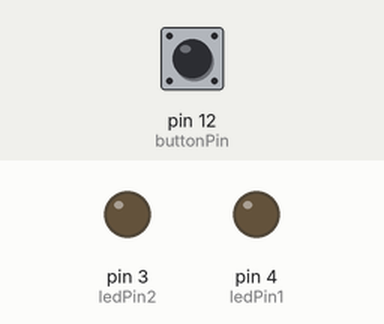
Recording of a sketch running on a simulated Arduino Uno, built with avr-gcc and run on an emulated ATmega328P. On the bench: output pins drawn as LEDs (lit = HIGH). The test bench sets the inputs (shaded band); at power-on: pin 12 (buttonPin) HIGH.

Above: at 1.2 s.
1.3 s: pin 12 (buttonPin) pulled LOW for 0.15 s
At 2.5 s:
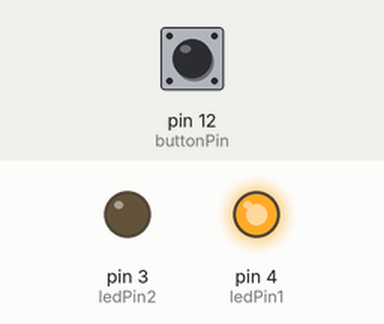
2.9 s: pin 12 (buttonPin) pulled LOW for 3.2 s
At 5.7 s:
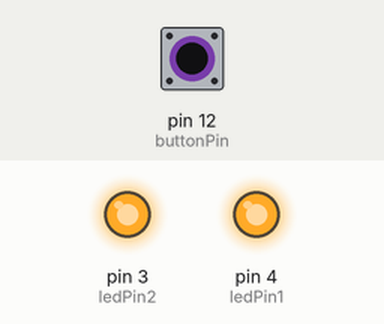
7.6 s: pin 12 (buttonPin) pulled LOW for 1 s
At 9.7 s:
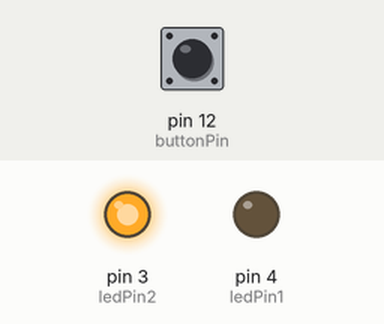
Timing chart, 0 to 11.2 s (numbered marks = the images above; inputs shaded):
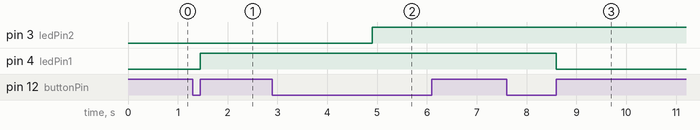

Measured:
- after the input at 1.3 s, pin 4 (ledPin1): LOW → HIGH after 0.15 s
- after the input at 2.9 s, pin 3 (ledPin2): LOW → HIGH after 2.0 s
- after the input at 7.6 s, pin 4 (ledPin1): HIGH → LOW after 1.0 s

The sketch:

button_hold.ino
```cpp
/* Click and Press+Hold Test Sketch
By Jeff Saltzman
To keep input interfaces simple, I want to use a single button to:
1) click (fast press and release) for regular button use, and
2) press and hold to enter a configuration mode.
*/

#define buttonPin 12 // analog input pin to use as a digital input
#define ledPin1 4 // digital output pin for LED 1 indicator
#define ledPin2 3 // digital output pin for LED 2 indicator

#define debounce 20 // ms debounce period to prevent flickering when pressing or releasing the button
#define holdTime 2000 // ms hold period: how long to wait for press+hold event

// Button variables
int buttonVal = 0; // value read from button
int buttonLast = 0; // buffered value of the button's previous state
long btnDnTime; // time the button was pressed down
long btnUpTime; // time the button was released
boolean ignoreUp = false; // whether to ignore the button release because the click+hold was triggered

// LED variables
boolean ledVal1 = false; // state of LED 1
boolean ledVal2 = false; // state of LED 2


//=================================================


void setup()
{

// Set button input pin
pinMode(buttonPin, INPUT);
digitalWrite(buttonPin, HIGH );

// Set LED output pins
pinMode(ledPin1, OUTPUT);
digitalWrite(ledPin1, ledVal1);
pinMode(ledPin2, OUTPUT);
digitalWrite(ledPin2, ledVal2);

}


//=================================================


void loop()
{

// Read the state of the button
buttonVal = digitalRead(buttonPin);

// Test for button pressed and store the down time
if (buttonVal == LOW && buttonLast == HIGH && (millis() - btnUpTime) > long(debounce))
{
btnDnTime = millis();
}

// Test for button release and store the up time
if (buttonVal == HIGH && buttonLast == LOW && (millis() - btnDnTime) > long(debounce))
{
if (ignoreUp == false) event1();
else ignoreUp = false;
btnUpTime = millis();
}

// Test for button held down for longer than the hold time
if (buttonVal == LOW && (millis() - btnDnTime) > long(holdTime))
{
event2();
ignoreUp = true;
btnDnTime = millis();
}

buttonLast = buttonVal;

}


//=================================================
// Events to trigger by click and press+hold

void event1()
{
ledVal1 = !ledVal1;
digitalWrite(ledPin1, ledVal1);
}

void event2()
{
ledVal2 = !ledVal2;
digitalWrite(ledPin2, ledVal2);
}
```
